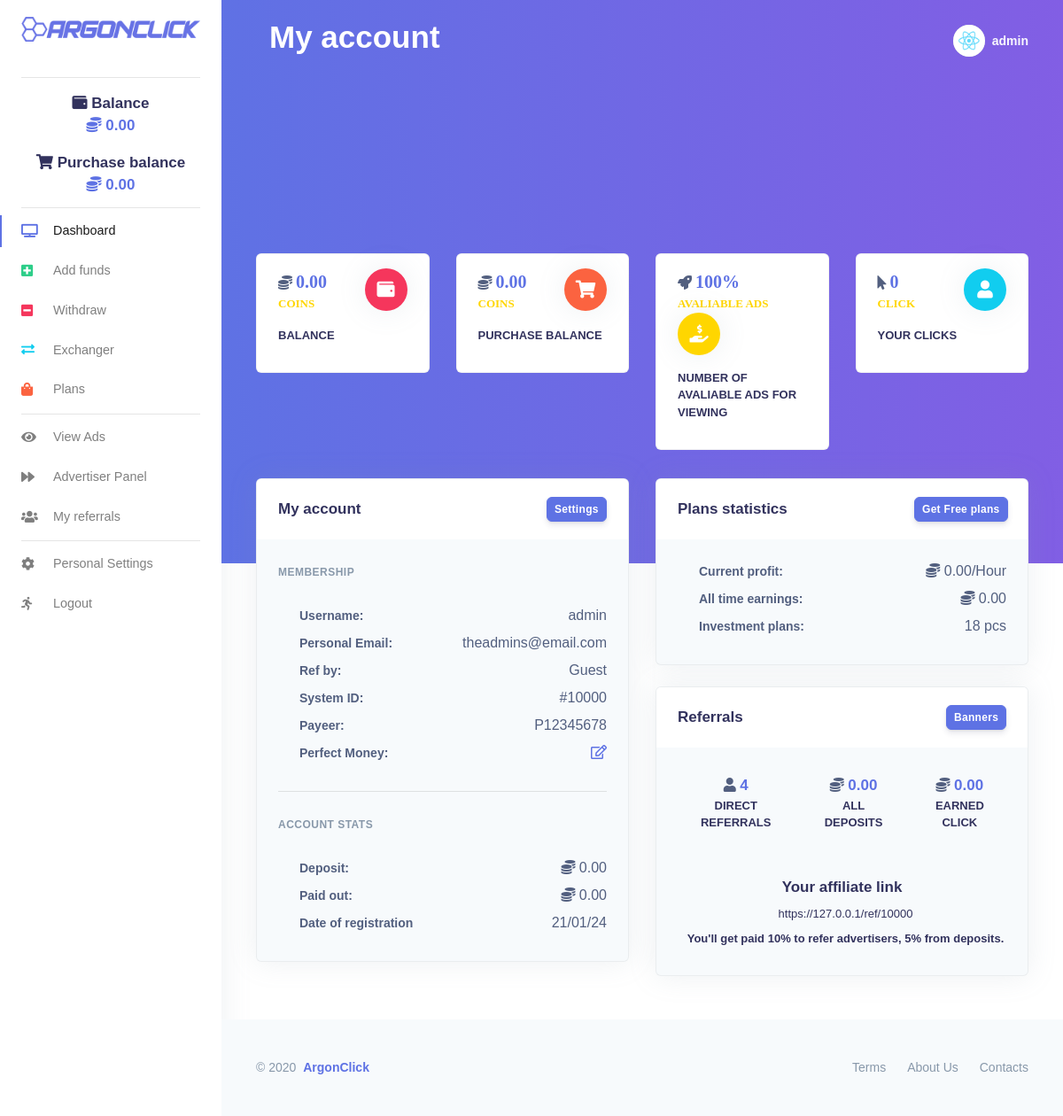
Before: /account/ (signed in) with the older database file.
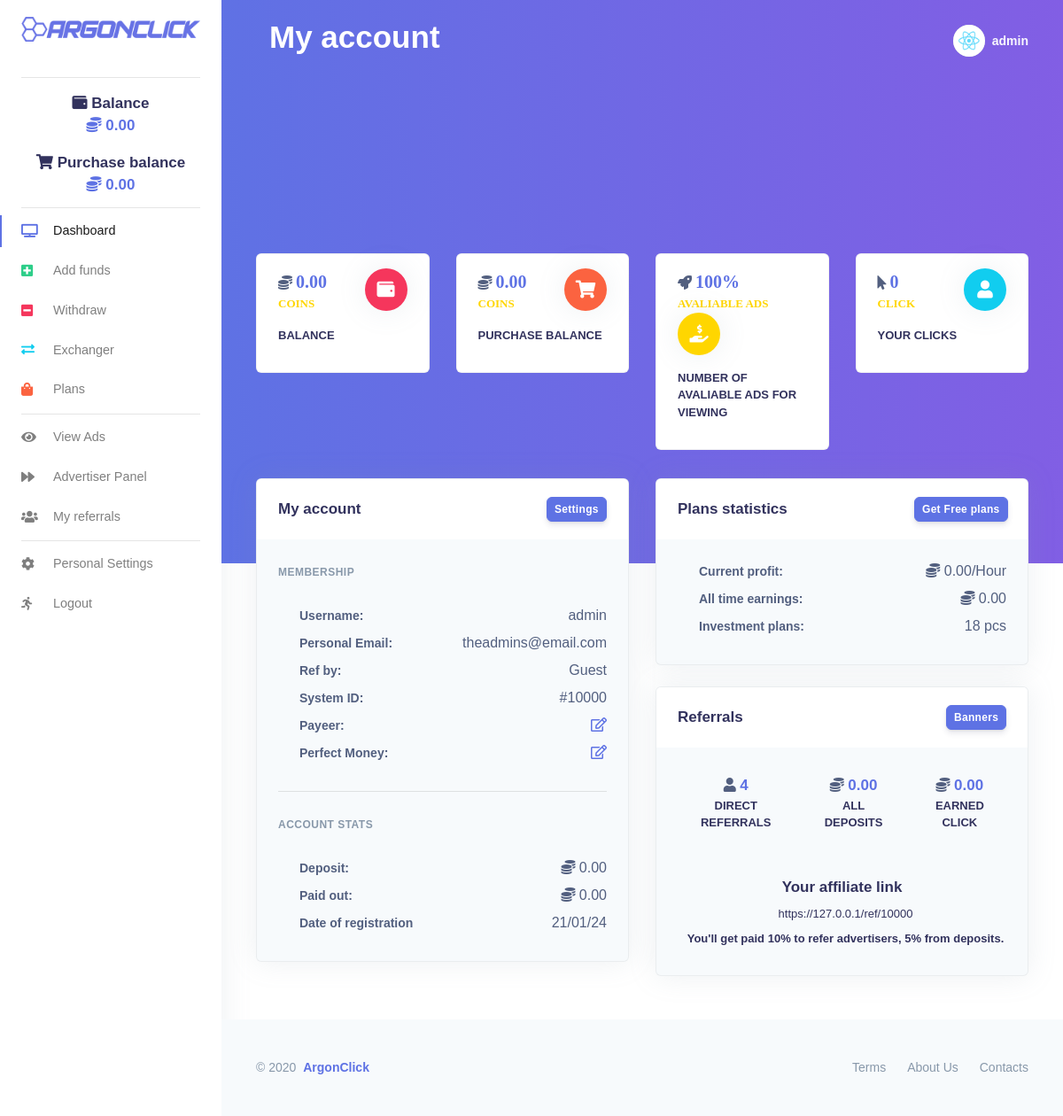
After: the same page with the newer database file.
### frontend/models.py (models this page shows, shortened)
class Profile(models.Model):
    user = models.OneToOneField(User, on_delete=models.CASCADE)
    bio = models.TextField(max_length=500, blank=True)
    code = models.CharField(max_length=6, blank=True)
    recommended_by = models.ForeignKey(User, on_delete=models.CASCADE, blank=True, null=True, related_name="ref_by")
    balance = models.FloatField(default=0.00, max_length=7)
    purchase_balance = models.FloatField(default=0.00, max_length=7)
    click = models.IntegerField(default=0)
    per_hour = models.FloatField(default=0.00, max_length=7)
    profit = models.FloatField(default=0.00, max_length=7)
    alltime_earning = models.FloatField(default=0.00)
    investment_plans = models.TextField(blank=True, null=True)
    all_deposits = models.FloatField(default=0.00, max_length=7)
    earned_click = models.FloatField(default=0.00, max_length=7)
    deposit = models.FloatField(default=0.00, max_length=7)
    paid_out = models.FloatField(default=0.00, max_length=7)
    payeer = models.CharField(max_length=9, blank=True, null=True)
    perfectmoney = models.CharField(max_length=9, blank=True, null=True)
    created = models.DateTimeField(auto_now_add=True)
    plan_created = models.DateTimeField(auto_now_add=True)
    no_plan = models.IntegerField(default=0)
    no_ad = models.IntegerField(default=0)
    title = models.CharField(max_length=70, blank=True, null=True)
    url = models.URLField(blank=True, max_length=200)
    ads = models.TextField(blank=True, null=True)
    plans = models.TextField(blank=True, null=True)
    def recs_number(self):
        return Profile.objects.all().count()

### frontend/views.py (the view)
# urls.py: path('account/', views.account, name="account_page"),
@login_required(login_url='login_page')
def account(request, *args, **kwargs):
    user_obj = User.objects.get(username=str(request.user.username))
    profile = Profile.objects.get(user=user_obj)
    direct_referrals = profile.recs_number()
    if profile.investment_plans == None: profile.investment_plans = ''
    profile_count = Profile.objects.count()
    ads = []
    count = 0
    for i in range(profile_count):
        p = Profile.objects.get(code=i+10000)
        if p.ads in [None, '']: continue
        ads.append(save_asList(p, profile.ads))
    return render(request, 'frontend/account.html', {"profile": profile, "direct_referrals": direct_referrals, "investment_plans": len(profile.investment_plans)})

### frontend/templates/frontend/account.html (shortened to what the changed rows need)
{% load i18n static %}<!DOCTYPE html>
{% load static %}
{% get_current_language as LANGUAGE_CODE %}{% get_current_language_bidi as LANGUAGE_BIDI %}
<html lang="{{ LANGUAGE_CODE|default:"en-us" }}" {% if LANGUAGE_BIDI %}dir="rtl"{% endif %}>
<head>
    <link rel="stylesheet" type="text/css" href="{% static 'css/css.css' %}" charset="utf-8">
    <link rel="stylesheet" href="https://cdnjs.cloudflare.com/ajax/libs/font-awesome/5.5.0/css/all.css" type="text/css" charset="utf-8">
    <link rel="stylesheet" href="https://appsrv1-147a1.kxcdn.com/black-dashboard/css/nucleo-icons.min.css" type="text/css" charset="utf-8">
    <link rel="stylesheet" type="text/css" href="{% static 'css/argon-dashboard.css' %}" charset="utf-8">
    <link rel="stylesheet" type="text/css" href="{% static 'css/animate.css' %}" charset="utf-8">
</head>
{% load i18n %}
<body class="">
<nav class="navbar navbar-vertical fixed-left navbar-expand-md navbar-light bg-white" id="sidenav-main">
  <div class="container-fluid">
    <div class="collapse navbar-collapse" id="sidenav-collapse-main">
      <ul id="wallet-shopping" class="navbar-nav">
           <div class="text-center mt-4">
                    <h3><i class="fas fa-wallet"></i> Balance</h3>
                    <div class="h3 font-weight-bold text-primary mt--2"> <i class="fas fa-coins"></i>  {{ profile.balance|floatformat:2 }}</div>
                  </div>
             <div class="text-center mt-2">
                    <h3><i class="fas fa-shopping-cart"></i> Purchase balance</h3>
                    <div class="h3 font-weight-bold text-primary mt--2"> <i class="fas fa-coins"></i>  {{ profile.purchase_balance|floatformat:2 }}</div>
                  </div>
      </ul>
    </div>
  </div>
</nav>
<div class="main-content">
  <nav class="navbar navbar-top navbar-expand-md navbar-dark" id="navbar-main">
    <div class="container-fluid">
      <div class="col">
           <h1 class="display-3 text-white">My account</h1>
      </div>
    </div>
  </nav>
  <div class="header bg-gradient-primary pb-8 pt-7 pt-md-8">
    <div class="container-fluid mt-4">
      <div class="header-body">
        <div class="row">
          <div class="col-xl-3 col-lg-6">
            <div class="card card-stats mb-4 mb-xl-0">
              <div class="card-body">
                <div class="row">
                  <div class="col fas fa-coins"> <span class="h2 text-primary font-weight-bold mb-0">{{ profile.balance|floatformat:2 }} </span>
                    <h5 class="card-title text-uppercase text-yellow mb-0">Coins</h5>
                  </div>
                </div>
              </div>
            </div>
          </div>
          <div class="col-xl-3 col-lg-6">
            <div class="card card-stats mb-4 mb-xl-0">
              <div class="card-body">
                <div class="row">
                  <div class="col  fas fa-coins"> <span class="h2 text-primary font-weight-bold mb-0">{{ profile.purchase_balance|floatformat:2 }}</span>
                    <h5 class="card-title text-uppercase text-yellow mb-0">Coins</h5>
                  </div>
                </div>
              </div>
            </div>
          </div>
          <div class="col-xl-3 col-lg-6">
            <div class="card card-stats mb-4 mb-xl-0">
              <div class="card-body">
                <div class="row">
                  <div class="col fas fa-mouse-pointer"> <span class="h2 text-primary font-weight-bold mb-0">{{ profile.click|default:'0' }} </span>
                    <h5 class="card-title text-uppercase text-yellow mb-0">Click</h5>
                  </div>
                </div>
              </div>
            </div>
          </div>
        </div>
      </div>
    </div>
  </div>
  <div class="container-fluid mt--7">
    <div class="row">
      <div class="col-xl-6 order-xl-2 mb-5 mb-xl-0">
        <div class="card bg-secondary shadow">
          <div class="card-body">
          <div class="pl-lg-4">
              <div class="row">
                <div class="col-md-12">
                   <div>
                    <label class="form-control-label">All time earnings:</label>
                    <span class="float-right"><span class="fas fa-coins"></span> {{ profile.alltime_earning|default:'0.00' }}</span>
                   </div>
                </div>
              </div>
            </div>
          </div>
        </div>
        <div class="card bg-secondary shadow mt-4">
          <div class="card-body  pt-0">
            <div class="pl-lg-12">
              <div class="row">
                <div class="col">
                  <div class="card-profile-stats d-flex justify-content-center">
                    <div> <span class="fas fa-coins"></span> <span class="h3 text-primary font-weight-bold mb-0">{{ profile.all_deposits|default:'0.00' }}</span>
                      <h5 class="card-title text-uppercase">All deposits</h5>
                    </div>
                    <div> <span class="fas fa-coins"></span> <span class="h3 text-primary font-weight-bold mb-0">{{ profile.earned_click|default:'0.00' }}</span>
                      <h5 class="card-title text-uppercase">Earned click</h5>
                    </div>
                  </div>
                </div>
              </div>
            </div>
            <div class="text-center">
              <h3> Your affiliate link</h3>
              <div class="h5 font-weight-300 notranslate"> https://127.0.0.1/ref/{{ profile.code|default:'??????' }}</div>
              <div class="h5 mt-2"> You'll get paid 10% to refer advertisers, 5% from deposits.</div>
            </div>
          </div>
        </div>
      </div>
      <div class="col-xl-6 order-xl-1">
        <div class="card bg-secondary shadow">
          <div class="card-body">
            <div class="pl-lg-4">
              <div class="row">
                <div class="col-lg-12">
                  <div>
                    <label class="form-control-label">Ref by:</label>
                    <span class="float-right notranslate">{{ profile.recommended_by|default:'Guest' }}</span> </div>
                  <div>
                    <label class="form-control-label">System ID:</label>
                    <span class="float-right">#{{ profile.code|default:'??????' }}</span> </div>
                  <div>
                    <label class="form-control-label">Payeer:</label>
                    {% if profile.payeer is None or profile.payeer == '' %}
                        <span class="float-right"><a href="{% url 'settings_page' %}"><i class="far fa-edit"></i></a></span> </div>
                    {% else %}
                        <span class="float-right">{{ profile.payeer }}</span> </div>
                    {% endif %}
                </div>
              </div>
            </div>
            <div class="pl-lg-4">
              <div class="row">
                <div class="col-md-12">
                  <div>
                    <label class="form-control-label">Deposit:</label>
                    <span class="float-right"><span class="fas fa-coins"></span> {{ profile.deposit|default:'0.00' }}</span>
                  </div>
                  <div>
                    <label class="form-control-label">Paid out:</label>
                    <span class="float-right"><span class="fas fa-coins"></span> {{ profile.paid_out|default:'0.00' }}</span>
                   </div>
                  <div>
                    <label class="form-control-label">Date of registration</label>
                    <span class="float-right">{{ profile.created|date:"y/m/d" }}</span>
                   </div>
                </div>
              </div>
            </div>
          </div>
        </div>
      </div>
    </div>
  </div>
</div>
</body></html>

Changed rows visible on the page:
changed Profile "Guest": payeer "P12345678" → (not shown)
